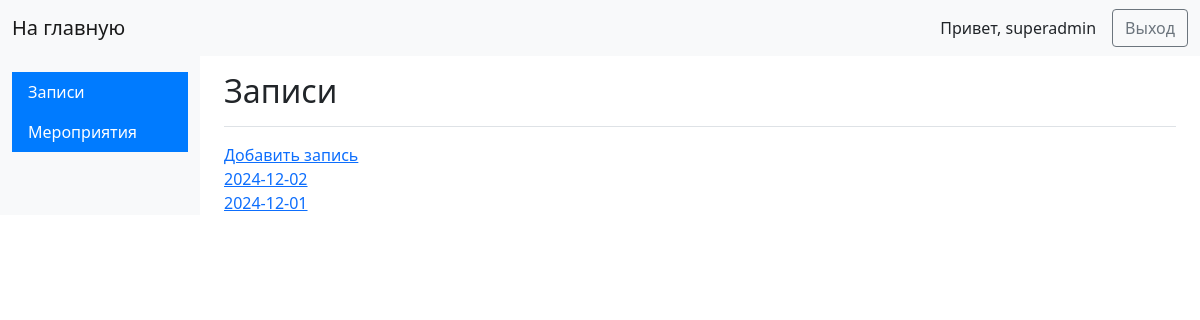
The page /admin/goods (signed in) on the database its author committed.
### app.py (models this page shows, shortened)
class Admin(UserMixin, db.Model):
    __tablename__ = "admins"
    admin_id = db.Column(db.Integer(), primary_key=True)
    admin_name = db.Column(db.String(30), nullable=True)
    password_hash = db.Column(db.String(127))

class Goods(db.Model):
    __tablename__ = 'goods'
    goods_id = db.Column(name='goods_id', type_=db.Integer(), primary_key=True)
    time = db.Column(db.String(30), nullable=True)
    phone = db.Column(db.String(), nullable=True)
    size_id = db.Column(db.Integer(), nullable=True)
    category_id = db.Column(db.Integer(), nullable=True)
    date = db.Column(db.Integer(), nullable=True)
    peoples = db.Column(db.Integer(), nullable=True)
    orgname = db.Column(db.String(100), nullable=True)
    fio = db.Column(db.String(), nullable=True)
    autor = db.Column(db.String, nullable=False)
    created_on = db.Column(db.DateTime(), default=datetime.utcnow)

### app.py (the view)
@app.route('/admin/goods', methods=['GET','POST'])
def goods():
    if 'username' not in session:
        return redirect('/admin')
    else:
        autor = session['username']
        goods = []
        for good in Goods.query.order_by(desc(Goods.created_on)).all():
            goods.append(good.date)
        goods = list(dict.fromkeys(goods))
        print(goods)
        sizes = {}
        categories = {}
        for size in Size.query.order_by(desc(Size.created_on)).all():
            sizes.update({size.size_id: size.size_name})
        for category in Category.query.order_by(desc(Category.created_on)).all():
            categories.update({category.category_id: category.category_name})
        return render_template('goods.html', goods=goods, categories=categories, sizes=sizes, autor=autor)

### app.py (called while the page is built)
@login.user_loader
def load_user(id):
    return db.session.get(Admin, int(id))

### templates/goods.html
{% extends 'base_admin.html' %}
{% block content %}
        <main class="col-md-9 ms-sm-auto col-lg-10 px-md-4">
            <div class="d-flex justify-content-between flex-wrap flex-md-nowrap align-items-center pt-3 pb-2 mb-3 border-bottom">
                <h1 class="h2">Записи</h1>
            </div>
            <a href="/admin/goods/add">Добавить запись</a><br>
            {% for good in goods %}
            <a href="/admin/goods/{{good}}">{{good}}</a><br>
            {% endfor %}
{% endblock %}

### templates/base_admin.html (shortened to what this page needs)
<!DOCTYPE html>
<html lang="en">
<head>
    <link href="https://cdn.jsdelivr.net/npm/bootstrap@5.1.3/dist/css/bootstrap.min.css" rel="stylesheet">
</head>
<body>
<nav class="navbar navbar-expand-lg navbar-light bg-light">
    <div class="container-fluid">
        <a class="navbar-brand" href="/admin">На главную</a>
        <div class="d-flex align-items-center">
            <span class="me-3">Привет, {{ autor }}</span>
            <a class="btn btn-outline-secondary" href="/out" type="button">Выход</a>
        </div>
    </div>
</nav>
<div class="container-fluid">
    <div class="row">
        <nav id="sidebarMenu" class="col-md-3 col-lg-2 d-md-block bg-light sidebar collapse">
            <div class="position-sticky pt-3">
                <ul class="nav flex-column">
                    <li class="nav-item">
                        <a class="nav-link active" aria-current="page" href="/admin/goods">
                            Записи
                        </a>
                        <a class="nav-link active" aria-current="page" href="/admin/categories">
                            Мероприятия
                        </a>
                    </li>
                </ul>
            </div>
        </nav>
        {% block content %}
        {% endblock %}
        </main>
    </div>
</div>
</body>
</html>

### templates/base_admin.html (style rules this page uses)
.sidebar .nav-link { border-radius: 0; color: #333; }
.sidebar .nav-link.active { background-color: #007bff; color: white; }

### rows shown on the page
Admin: admin_name "superadmin"
Goods: date "2024-12-02"
Goods: date "2024-12-01"
